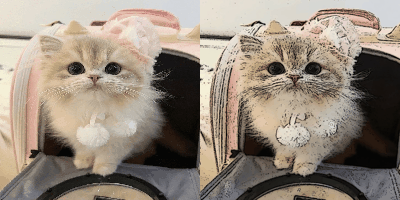
#> input picture cartoon.gif, 400 x 200 px, given as the content of the folder inputs, which was not available
$ python create_gif.py
#> lines starting #> are read from the running program, lines starting #| are printed output that depends on the picture; pictures that were not available may be replaced by others from this repository, and a replacement may not be noted
"""
Helper script to generate a GIF from input and output images
WARNING: this script pronounces GIF with a hard G...
"""

from PIL import Image
import os
from tqdm import tqdm
from argparse import ArgumentParser


def resize_image(img_path, output_size=(200, 200)):
#> called with img_path = 'inputs/cartoon.gif', output_size = (200, 200)
    img = Image.open(img_path)
#> img is the input picture: PIL image 400x200 P; mean R, G, B 148.3, 136.2, 123.3
    img_resized = img.resize(output_size)
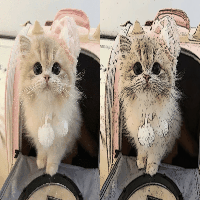
#> img_resized: PIL image 200x200 P; mean R, G, B 148.1, 136, 123.1
    return img_resized

def create_side_by_side(input_img, output_img):
    width, height = input_img.size
#> width = 200; height = 200
    new_width = width * 2
#> new_width = 400
    side_by_side = Image.new('RGB', (new_width, height))
#> side_by_side: PIL image 400x200 RGB; every value is 0
    side_by_side.paste(input_img, (0, 0))
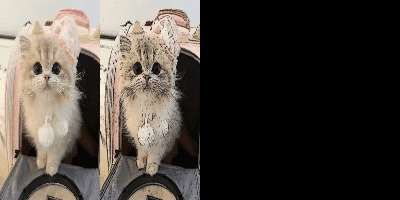
#> side_by_side: PIL image 400x200 RGB; mean R, G, B 74, 68, 61.6
    side_by_side.paste(output_img, (width, 0))
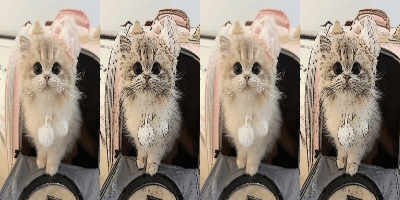
#> side_by_side: PIL image 400x200 RGB; mean R, G, B 148.1, 136, 123.1
    return side_by_side

def create_gif(src_dir, dst_dir, gif_name):
    input_images = sorted(os.listdir(src_dir))

    resized_images = []

    for inp_img in tqdm(input_images):
        input_path = os.path.join(src_dir, inp_img)
        output_name = f"{os.path.splitext(inp_img)[0]}_cartoon.png"
        output_path = os.path.join(dst_dir, output_name)

        resized_input = resize_image(input_path)
        resized_output = resize_image(output_path)

        side_by_side_img = create_side_by_side(resized_input, resized_output)
        resized_images.append(side_by_side_img)

    resized_images[0].save(gif_name, save_all=True, append_images=resized_images[1:], duration=500, loop=0)


if __name__ == "__main__":
    parser = ArgumentParser()
    parser.add_argument('--src_dir', default='inputs')
    parser.add_argument('--dst_dir', default='outputs')
    parser.add_argument('--file_name', default='cartoon.gif')
    args = parser.parse_args()

    create_gif(args.src_dir, args.dst_dir, args.file_name)
